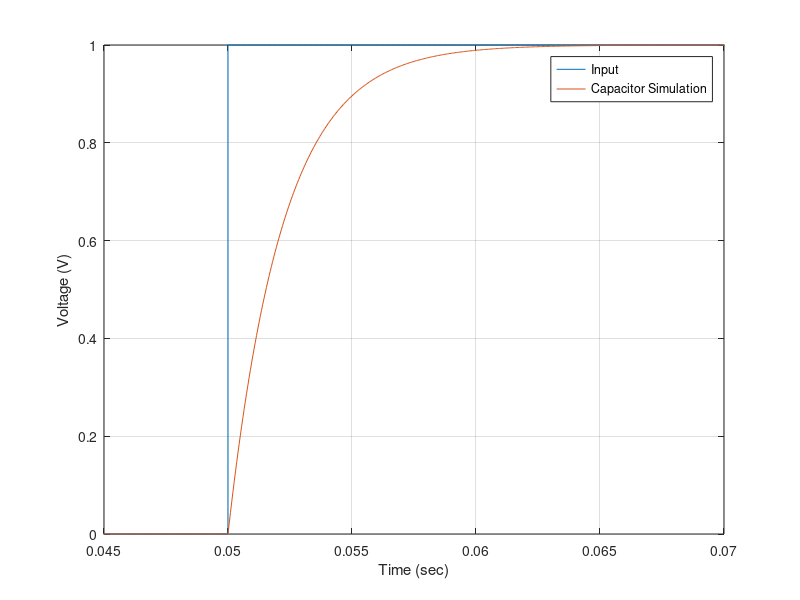

Write MATLAB code to recreate this figure.
clc, clear variables
%% model

% parameters
R = 4.7e3;  % Ohm
C = 470e-9; % F


%% step response comparison

% step response simulation (Simulink)
load step_sim_00.mat % save step_sim_00 out

figure(1)
plot(data_sim.time, data_sim.signals(1).values), grid on, hold on
plot(data_sim.time, data_sim.signals(2).values), hold off
xlabel('Time (sec)')
ylabel('Voltage (V)')
legend('Input', 'Capacitor Simulation', ...
    'Location', 'best')
xlim([0.045 0.07])
